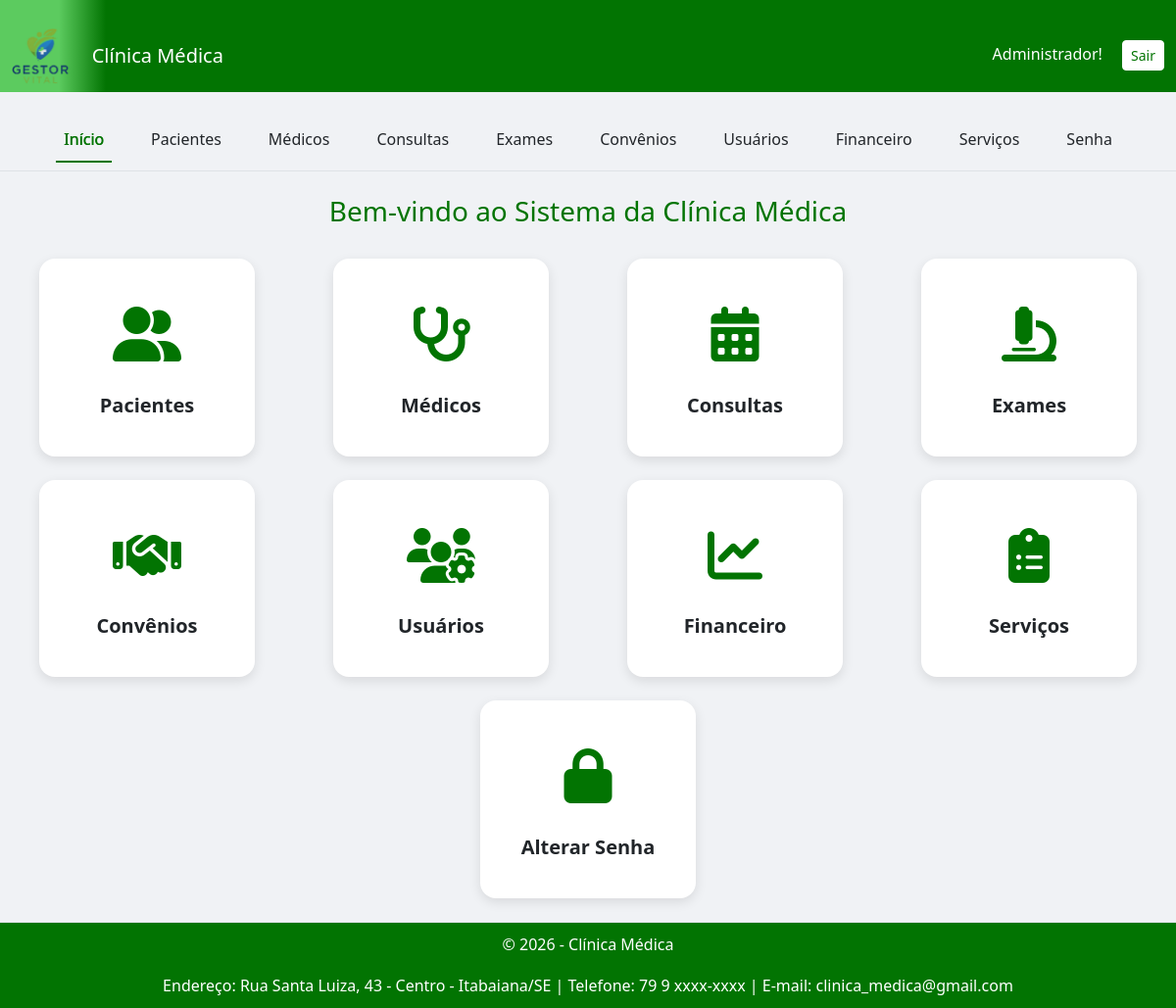
The app's page /clinica_medica/private/dashboard.php (signed in) with its own data.
### tables this page shows
CREATE TABLE `identidade_clinica` (
  `id` int(11) NOT NULL,
  `nome_clinica` varchar(255) NOT NULL,
  `url_logo` varchar(255) DEFAULT NULL,
  `endereco` varchar(255) DEFAULT NULL,
  `telefone` varchar(20) DEFAULT NULL,
  `email` varchar(100) DEFAULT NULL,
  `ultimo_update` timestamp NOT NULL DEFAULT CURRENT_TIMESTAMP ON UPDATE CURRENT_TIMESTAMP,
  `cor_primaria` varchar(7) DEFAULT '#007bff'
);

### config/helpers.php (called while the page is built, shortened)
<?php
function get_contrast_color($hexcolor) {
    $hexcolor = ltrim($hexcolor, '#');
    $r = hexdec(substr($hexcolor, 0, 2));
    $g = hexdec(substr($hexcolor, 2, 2));
    $b = hexdec(substr($hexcolor, 4, 2));
    $luminance = (0.299 * $r + 0.587 * $g + 0.114 * $b) / 255;
    return $luminance > 0.5 ? '#000000' : '#FFFFFF';
}
?>

### clinica_medica/private/dashboard.php (the view, shortened to what this page needs)
<?php
require_once __DIR__ . '/../config/config.php';
$nivel = $_SESSION['nivel_acesso'] ?? '';
$id_clinica = $_SESSION['id_clinica'] ?? '';
$caminho_base_do_projeto = '/';
$caminho_base_clinica = $caminho_base_do_projeto . $id_clinica . '/private/';
$cards = [];
if ($nivel === 'administrador') {
    $cards['Pacientes'] = ['link' => $caminho_base_clinica . 'pacientes/listar.php', 'icon' => 'fa-solid fa-user-group'];
    $cards['Médicos'] = ['link' => $caminho_base_clinica . 'medicos/listar.php', 'icon' => 'fa-solid fa-stethoscope'];
    $cards['Consultas'] = ['link' => $caminho_base_clinica . 'consultas/listar.php', 'icon' => 'fa-solid fa-calendar-alt'];
    $cards['Exames'] = ['link' => $caminho_base_clinica . 'exames/listar_exames.php', 'icon' => 'fa-solid fa-microscope'];
    $cards['Convênios'] = ['link' => $caminho_base_clinica . 'convenios/listar.php', 'icon' => 'fa-solid fa-handshake'];
    $cards['Usuários'] = ['link' => $caminho_base_clinica . 'usuarios/listar.php', 'icon' => 'fa-solid fa-users-gear'];
    $cards['Financeiro'] = ['link' => $caminho_base_clinica . 'financeiro/dashboard_financeiro.php', 'icon' => 'fa-solid fa-chart-line'];
    $cards['Serviços'] = ['link' => $caminho_base_clinica . 'administrador/listar_servicos.php', 'icon' => 'fa-solid fa-clipboard-list'];
    $cards['Alterar Senha'] = ['link' => $caminho_base_clinica . 'usuarios/alterar_senha.php', 'icon' => 'fa-solid fa-lock'];
}
?>
<?php include_once __DIR__ . "/includes/cabecalho.php"; ?>
<?php include_once __DIR__ . "/includes/menu.php"; ?>
<div class="container mt-4">
    <h3 class="text-center dashboard-heading">Bem-vindo ao Sistema da Clínica Médica</h3>
    <div class="row mt-3 justify-content-center">
        <?php foreach ($cards as $nome => $info): ?>
            <div class="col-12 col-sm-6 col-md-4 col-lg-3 mb-4 d-flex justify-content-center">
                <a href="<?= htmlspecialchars($info['link']) ?>" class="text-decoration-none w-100" style="max-width: 220px;">
                    <div class="card h-100 text-center">
                        <div class="card-body d-flex flex-column justify-content-center align-items-center">
                            <div class="card-icon" style="color: <?= htmlspecialchars($cor_primaria) ?>;">
                                <i class="<?= htmlspecialchars($info['icon']) ?>"></i>
                            </div>
                            <h5 class="card-title mt-3"><?= htmlspecialchars($nome) ?></h5>
                        </div>
                    </div>
                </a>
            </div>
        <?php endforeach; ?>
    </div>
</div>
<?php include_once __DIR__ . "/includes/rodape.php"; ?>

### clinica_medica/private/includes/cabecalho.php (shortened to what this page needs)
<?php
require_once __DIR__ . '/../../config/config.php';
require_once __DIR__ . '/../../../config/helpers.php';
$caminho_base_do_projeto = '/';
$nome_clinica = "Clínica Médica";
$url_logo = "logo_padrao.png";
$cor_primaria = "#007bff";
try {
    $sql = "SELECT nome_clinica, url_logo, cor_primaria FROM identidade_clinica ORDER BY id DESC LIMIT 1";
    $result = $conn->query($sql);
    if ($result && $result->num_rows > 0) {
        $identidade = $result->fetch_assoc();
        $nome_clinica = htmlspecialchars($identidade['nome_clinica']);
        if (!empty($identidade['url_logo'])) {
            $url_logo = htmlspecialchars($identidade['url_logo']);
        }
        if (!empty($identidade['cor_primaria'])) {
            $cor_primaria = htmlspecialchars($identidade['cor_primaria']);
        }
    }
} catch (Exception $e) {
    error_log("Erro ao buscar identidade da clínica: " . $e->getMessage());
}
$nome_pasta_clinica = 'clinica_medica';
$caminho_base_clinica_publica = $caminho_base_do_projeto . $nome_pasta_clinica . '/public/';
$caminho_base_clinica_uploads = $caminho_base_do_projeto . $nome_pasta_clinica . '/';
$cor_contraste = get_contrast_color($cor_primaria);
?>
<!DOCTYPE html>
<html lang="pt-br">
<head>
    <link href="https://cdn.jsdelivr.net/npm/bootstrap@5.3.2/dist/css/bootstrap.min.css" rel="stylesheet">
    <link rel="stylesheet" href="https://cdnjs.cloudflare.com/ajax/libs/font-awesome/6.5.2/css/all.min.css">
    <link rel="stylesheet" href="<?= $caminho_base_clinica_publica . 'assets/css/style.css' ?>">
</head>
<body>
<nav class="navbar navbar-expand-lg navbar-dark navbar-custom">
    <div class="container-fluid">
        <a class="navbar-brand" href="../dashboard.php">
            <img src="<?= $caminho_base_clinica_uploads . $url_logo ?>" alt="Logo da <?= $nome_clinica ?>" class="logo-img">
            <span class="ms-2"><?= $nome_clinica ?></span>
        </a>
        <div>
            <span class="me-3" style="color: <?= $cor_contraste ?>;"><?= htmlspecialchars($_SESSION['usuario_nome']); ?>!</span>
            <a href="<?= $caminho_base_do_projeto ?>logout.php" class="btn btn-sm btn-custom-logout">Sair</a>
        </div>
    </div>
</nav>
<div class="container-fluid">
    <div class="row">

### clinica_medica/private/includes/rodape.php (shortened to what this page needs)
<?php
$dados_rodape = [
    'nome_clinica' => 'Clínica Médica',
    'endereco' => '',
    'telefone' => '',
    'email' => '',
    'cor_primaria' => '#f8f9fa'
];
try {
    if (isset($conn) && $conn->ping()) {
        $sql = "SELECT nome_clinica, endereco, telefone, email, cor_primaria FROM identidade_clinica ORDER BY id DESC LIMIT 1";
        $result = $conn->query($sql);
        if ($result && $result->num_rows > 0) {
            $dados_rodape = $result->fetch_assoc();
        }
    }
} catch (Exception $e) {
    error_log("Erro ao buscar dados do rodapé: " . $e->getMessage());
}
?>
    <footer style="text-align: center; padding: 10px; background-color: <?= htmlspecialchars($dados_rodape['cor_primaria']) ?>; color: white; border-top: 1px solid #dee2e6;">
        <p>&copy; <?= date('Y') ?> - <?= htmlspecialchars($dados_rodape['nome_clinica']) ?></p>
        <p style="margin-bottom: 0;">
            Endereço: <?= htmlspecialchars($dados_rodape['endereco']) ?> |
            Telefone: <?= htmlspecialchars($dados_rodape['telefone']) ?> |
            E-mail: <?= htmlspecialchars($dados_rodape['email']) ?>
        </p>
    </footer>
</body>
</html>

### clinica_medica/public/assets/css/style.css (style rules this page uses)
:root { --primary-color: #007bff; --secondary-color: #6c757d; --background-color: #f8f9fa; --text-color: #343a40; --shadow-light: 0 4px 6px rgba(0, 0, 0, 0.1); --border-radius: 8px; }
body { overflow-y: scroll; background-color: var(--background-color); color: var(--text-color); font-family: 'Segoe UI', 'Roboto', 'Helvetica Neue', Arial, sans-serif; line-height: 1.6; }
h1, h2, h3, h4, h5, h6 { color: var(--primary-color); font-weight: 600; }
.container-fluid { padding-top: 20px; }
.card { border: none; border-radius: var(--border-radius); box-shadow: var(--shadow-light); transition: transform 0.3s ease, box-shadow 0.3s ease; }
.navbar-custom { min-height: 60px; }
.navbar-brand { height: 100%; padding-top: 0; padding-bottom: 0; display: flex; align-items: center; }
.logo-img { height: 98%; max-height: 50px; width: auto; object-fit: contain; }

### records on screen
identidade_clinica: url_logo (picture), nome_clinica "Clínica Médica", endereco "Rua Santa Luiza, 43 - Centro - Itabaiana/SE", telefone "79 9 xxxx-xxxx", email "clinica_medica@gmail.com"

### other values on screen
$_SESSION['usuario_nome'] "Administrador"
$nome "Início"
$nome "Pacientes"
$nome "Médicos"
$nome "Consultas"
$nome "Exames"
$nome "Convênios"
$nome "Usuários"
$nome "Financeiro"
$nome "Serviços"
$nome "Senha"
$nome "Alterar Senha"
